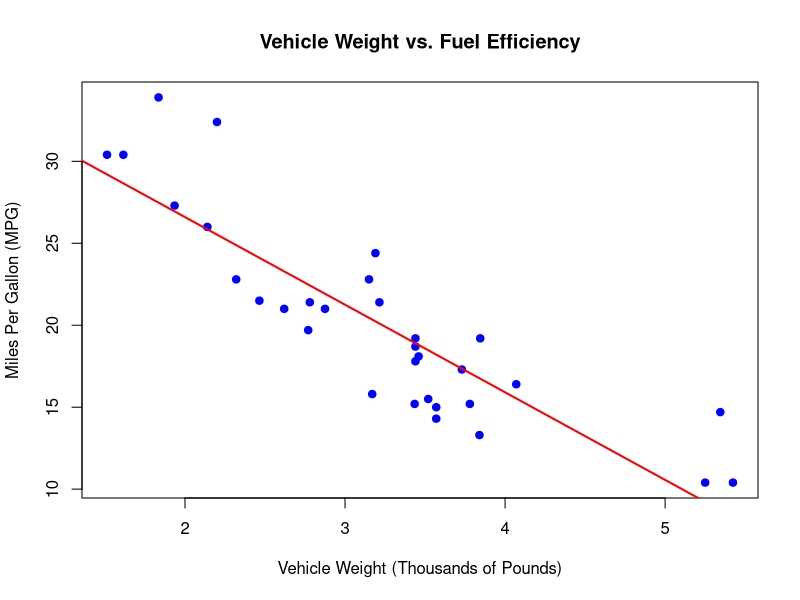

Write the R code that produced this figure.
# Daryion King 
# 11/9/2026
# Fuel_Efficiency_Model.r
# A model of fuel efficiency, measured in miles per gallon (MPG),
# as a function of vehicle weight (in thousands of pounds)

# Loading in mtcars dataset
data(mtcars)


# Plotting the data
plot(mtcars$wt, mtcars$mpg,
     main = "Vehicle Weight vs. Fuel Efficiency",
     xlab = "Vehicle Weight (Thousands of Pounds)",
     ylab = "Miles Per Gallon (MPG)",
     pch = 19,
     col = "blue"
     )


# Linear Regression model
mpg_model <- lm(mpg ~ wt, data = mtcars)

abline(mpg_model, col = "red", lwd = 2)


# Interperting the slope
model_summary <- summary(mpg_model)
slope <- coef(mpg_model)["wt"]
p_value <- model_summary$coefficients["wt", "Pr(>|t|)"]
slope_ci <- confint(mpg_model, "wt", level = 0.95)

cat("Slope Estimate:", slope, "\n")
cat("p-value:", p_value, "\n")
cat("95% Confidence Interval for Slope:",
    slope_ci[1], slope_ci[2], "\n")

if (p_value < 0.05) {
  cat("The slope is statistically significant at the 0.05 level.\n")
  cat("Vehicle weight has a significant relationship with MPG.\n")
} else {
  cat("The slope is not statistically significant at 0.05.\n")
}


# Predicting MPG for a vehicles weight
vehicle_weight <- 6000 / 1000
new_vehicle <- data.frame(wt = vehicle_weight)

mpg_prediction <- predict(mpg_model,
                          newdata = new_vehicle,
                          interval = "prediction",
                          level = 0.95)

cat("Predicted MPG for a 6,000-pound vehicle:\n")
print(mpg_prediction)


# Evaluating the models prediction
min_weight <- min(mtcars$wt)
max_weight <- max(mtcars$wt)

cat("\nDataset Weight Range:", min_weight, "to", max_weight,
    "thousand pounds.\n")

if (vehicle_weight < min_weight ||
    vehicle_weight > max_weight) {
  cat("The vehicle weight is outside the dataset range.\n")
  cat("Use caution when interpreting this prediction.\n")
} else {
  cat("The vehicle weight is within the dataset range.\n")
  cat("The prediction is interpolation, but uncertainty remains.\n")
}
